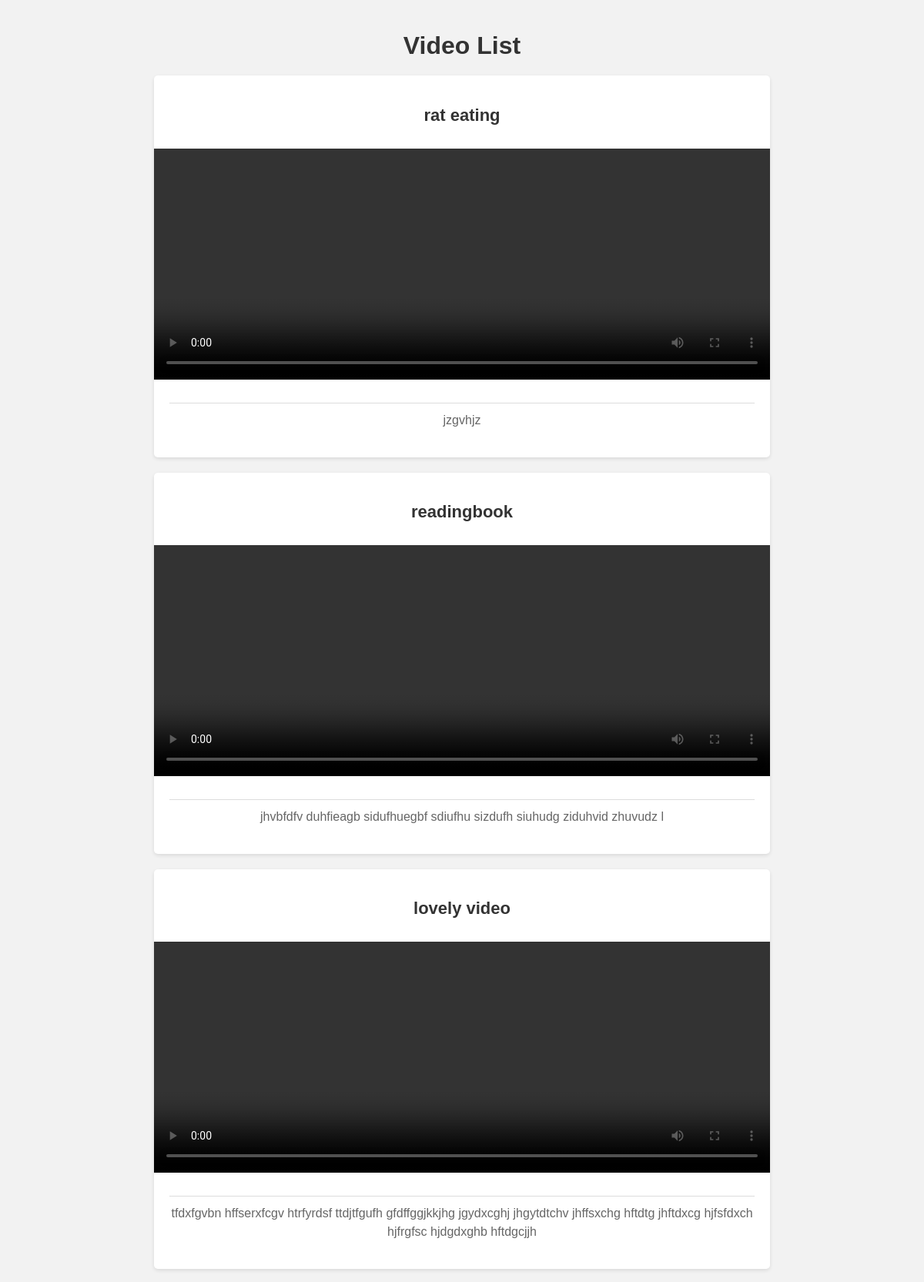
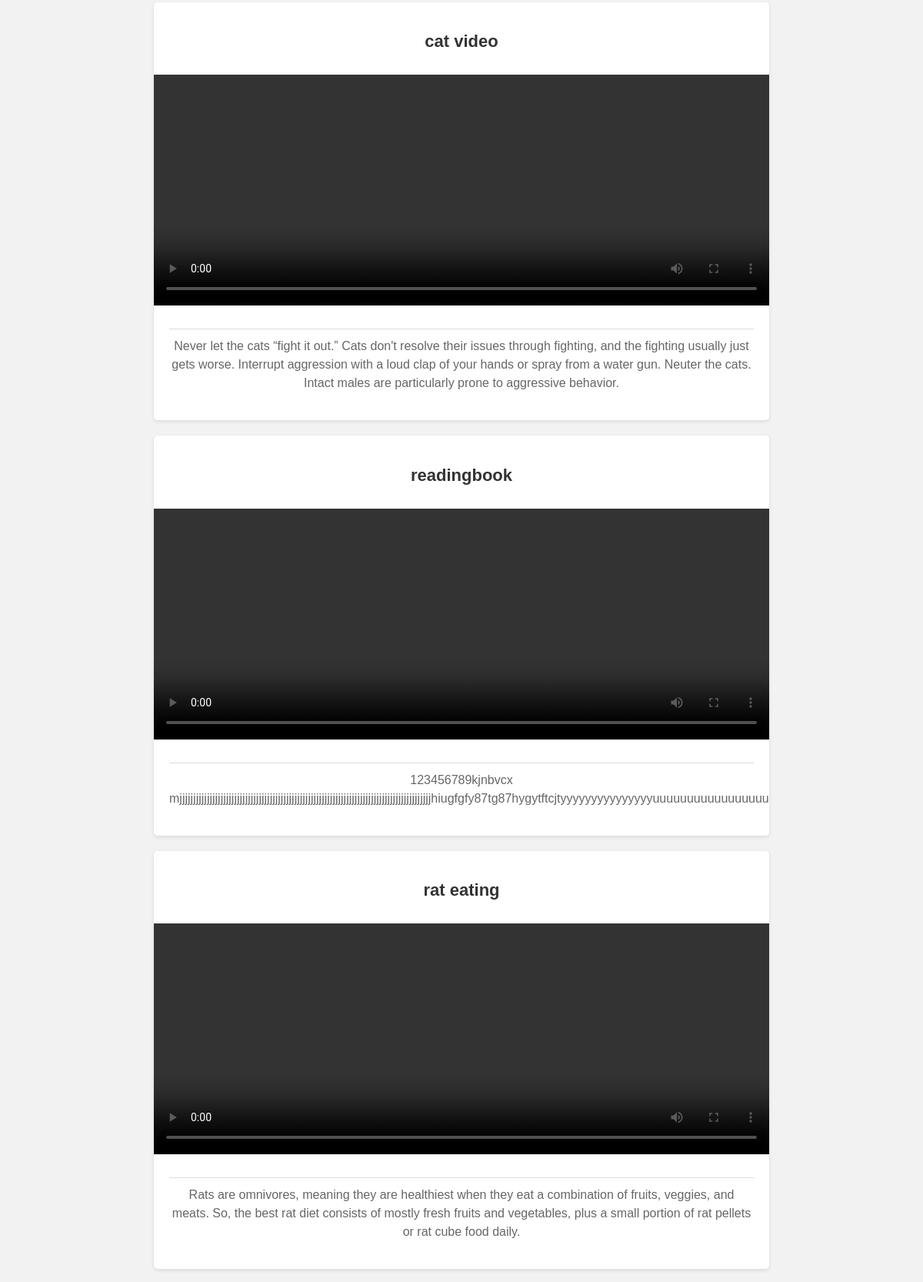
The page /video_list/ (upper part) on the database its author committed (2 pictures, top to bottom).
### home/models.py (models this page shows, shortened)
class Video(models.Model):
    title = models.CharField(max_length=100)
    description = models.TextField()
    video_file = models.FileField(upload_to='videos/')

### home/views.py (the view)
# urls.py: path('video_list/',views.video_list,name='video_list'),
def video_list(request):
    videos = Video.objects.all()
    return render(request, 'video_list.html', {'videos': videos})

### templates/video_list.html (shortened to what this page needs)
<!DOCTYPE html>
<html lang="en">
<head>
</head>
<body>
    <div class="container">
        <h1>Video List</h1>
        <div class="video-list">
            {% if videos %}
                {% for video in videos reversed %}
                <div class="video-item">
                    <div class="video-details">
                        <h2 class="video-title">{{ video.title }}</h2>
                    </div>
                    <video controls>
                        <source src="{{ video.video_file.url }}" type="video/mp4">
                    </video>
                    <div class="video-details">
                        <p class="video-description">{{ video.description }}</p>
                    </div>
                </div>
                {% endfor %}
            {% else %}
                <p>No videos available.</p>
            {% endif %}
        </div>
    </div>
</body>
</html>

### templates/video_list.html (style rules this page uses)
body { font-family: Arial, sans-serif; background-color: #f2f2f2; margin: 0; padding: 20px; }
.container { max-width: 800px; margin: 0 auto; }
h1 { text-align: center; margin-bottom: 20px; color: #333; }
.video-list { display: flex; flex-direction: column; align-items: center; }
.video-item { background-color: #fff; border-radius: 5px; box-shadow: 0 2px 5px rgba(0, 0, 0, 0.1); margin-bottom: 20px; overflow: hidden; width: 100%; }
.video-item video { width: 100%; height: 300px; display: block; margin: 0 auto; }
.video-details { padding: 20px; text-align: center; }
.video-title { font-size: 22px; color: #333; margin-bottom: 10px; font-weight: bold; }
.video-description { color: #666; font-size: 16px; line-height: 1.5; margin-top: 10px; border-top: 1px solid #ddd; padding-top: 10px; }

### rows shown on the page
Video: title "rat eating", description "jzgvhjz"
Video: title "readingbook", description "jhvbfdfv duhfieagb sidufhuegbf sdiufhu sizdufh siuhudg ziduhvid zhuvudz l"
Video: title "lovely video", description "tfdxfgvbn hffserxfcgv htrfyrdsf ttdjtfgufh gfdffggjkkjhg jgydxcghj jhgytdtchv jhffsxchg hftdtg jhftdxcg hjfsfdxch hjfrgfsc hjdgdxghb hftdgcjjh"
Video: title "cat video", description "Never let the cats “fight it out.” Cats don't resolve their issues through fighting, and the fighting usually just gets worse. Interrupt aggression with a loud clap of your hands or spray from a water gun. Neuter the cats. Intact males are particularly prone to aggressive behavior."
Video: title "readingbook", description "123456789kjnbvcx…"
Video: title "rat eating", description "Rats are omnivores, meaning they are healthiest when they eat a combination of fruits, veggies, and meats. So, the best rat diet consists of mostly fresh fruits and vegetables, plus a small portion of rat pellets or rat cube food daily."
